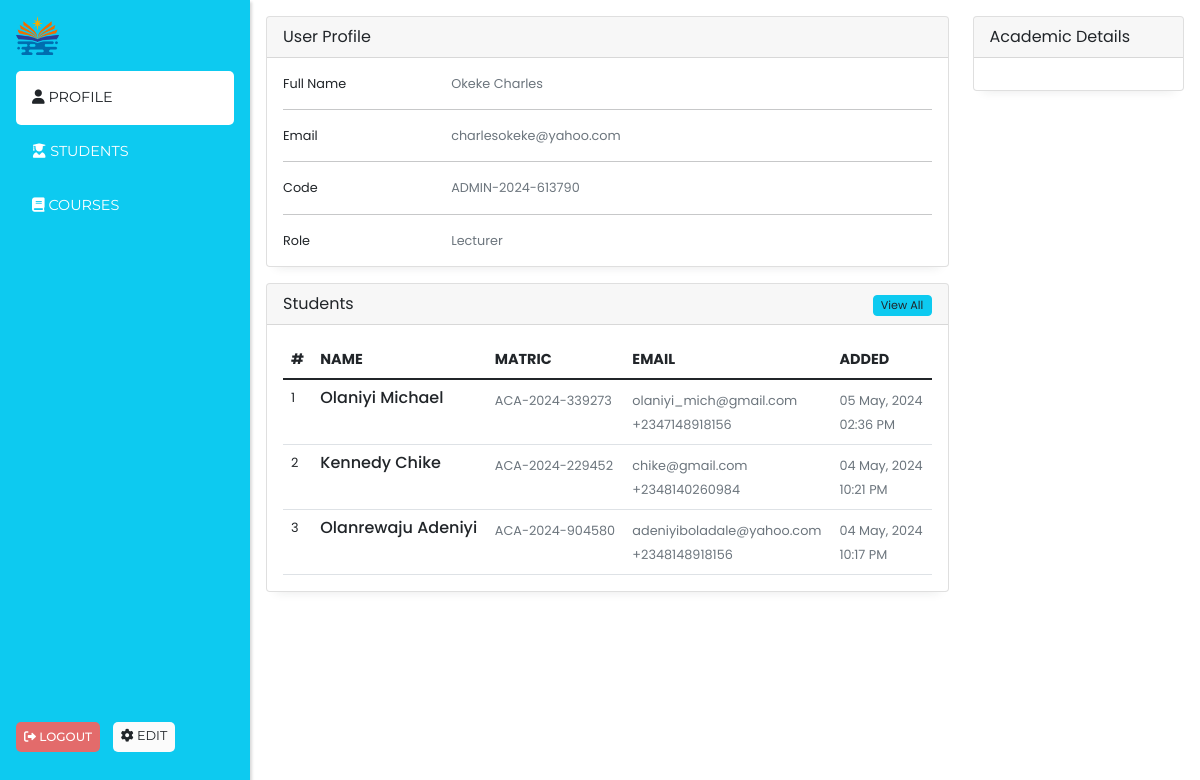
/admin_dashboard (signed in), run on the app's committed database.
### models/admin.py (models this page shows, shortened)
class Admin(db.Model, UserMixin):
    __tablename__ = "admin"
    id = db.Column(db.String(50), default=hexid, primary_key=True, index=True)
    first_name = db.Column(db.String(50), nullable=False)
    last_name = db.Column(db.String(50), nullable=False)
    active = db.Column(db.Boolean, default=True)
    adm_id = db.Column(
        db.String(50), unique=True, nullable=False, default=generate_admin_id
    )
    email = db.Column(db.String(120), unique=True, nullable=False)
    is_superadmin = db.Column(db.Boolean, default=False)
    phone_number = db.Column(db.String(50), nullable=True)
    role_id = db.Column(db.String(50), db.ForeignKey("role.id"), nullable=False)
    password = db.Column(db.Text, nullable=False)
    date_created = db.Column(db.DateTime, default=datetime.now)
    courses = db.relationship(
        "Course", cascade="all, delete", backref="lecturer", lazy=True
    )

class Role(db.Model):
    __tablename__ = "role"
    id = db.Column(db.String(50), default=hexid, primary_key=True, index=True)
    name = db.Column(db.String(255))
    admin = db.relationship("Admin", backref="role", cascade="all, delete", lazy=True)

### models/students.py (models this page shows, shortened)
class Student(db.Model, UserMixin):
    __tablename__ = "students"
    id = db.Column(db.String(50), default=hexid, primary_key=True, index=True)
    first_name = db.Column(db.String(80), nullable=False)
    last_name = db.Column(db.String(80), nullable=False)
    email = db.Column(db.String(120), unique=True, nullable=False)
    phone = db.Column(db.String(20), nullable=False)
    active = db.Column(db.Boolean, default=True)
    stud_id = db.Column(
        db.String(50),
        unique=True,
        nullable=False,
        default=code_generator(f"ACA-{datetime.now().year}-"),
    )
    gpa = db.Column(db.Float, nullable=False, default=0.00)
    password = db.Column(
        db.Text, nullable=False, default=student_default_password("academia")
    )
    changed_password = db.Column(db.Boolean, nullable=False, default=False)
    created_at = db.Column(db.DateTime, nullable=False, default=datetime.utcnow)
    registered_courses = db.relationship(
        "CourseRegistered", cascade="all, delete", backref="student", lazy=True
    )

### endpoints/admin.py (the view)
@admin.route("/admin_dashboard", methods=["GET"])
@login_required
@admin_required
def admin_dashboard():
    alert = session.pop("alert", None)
    bg_color = session.pop("bg_color", None)
    students = get_recent_students()
    return render_template(
        "admin_templates/home.html",
        alert=alert,
        bg_color=bg_color,
        admin_dashboard=True,
        students=students,
    )

### app_config.py (called while the page is built)
def create_app(config=config_object["development"]):
    app = Flask(__name__)
    app.config.from_object(config)
    cors.init_app(app)
    login_manager.init_app(app)
    db.init_app(app)
    migrate.init_app(app, db)
    @login_manager.user_loader
    def load_user(user_id):
        logged_user = Admin.query.get(user_id)
        if not logged_user:
            logged_user = Student.query.get(user_id)
        return logged_user
    @login_manager.unauthorized_handler
    def unauthorized():
        session["alert"] = "Please login to access this page"
        session["bg_color"] = "danger"
        return redirect(url_for("school.login"))
    @app.errorhandler(404)
    def page_not_found(e):
        return render_template("404.html")
    app.register_blueprint(admin_blueprint)
    app.register_blueprint(school_blueprint)
    app.register_blueprint(student_blueprint)
    return app

### models/students.py (called while the page is built)
def get_recent_students():
    students = Student.query.order_by(desc(Student.created_at)).limit(5).all()
    return [
        {
            "id": student.id,
            "first_name": student.first_name,
            "last_name": student.last_name,
            "email": student.email,
            "phone": student.phone,
            "stud_id": student.stud_id,
            "date": student.created_at.strftime("%d %b, %Y"),
            "time": student.created_at.strftime("%I:%M %p"),
        }
        for student in students
    ]

### templates/admin_templates/home.html (shortened to what this page needs)
{% extends 'admin_templates/admin_layout.html' %}
{% block content %}
<div class="row">
    <div class="col-md-9">
        <div class="card">
            <div class="card-header">
                User Profile
            </div>
            <div class="card-body">
                <div class="row">
                    <div class="col-sm-3">
                      <p class="mb-0">Full Name</p>
                    </div>
                    <div class="col-sm-9">
                      <p class="text-muted mb-0">{{current_user.last_name}} {{current_user.first_name}}</p>
                    </div>
                  </div>
                  <hr>
                  <div class="row">
                    <div class="col-sm-3">
                      <p class="mb-0">Email</p>
                    </div>
                    <div class="col-sm-9">
                      <p class="text-muted mb-0">{{current_user.email}}</p>
                    </div>
                  </div>
                  <hr>
                  <div class="row">
                    <div class="col-sm-3">
                      <p class="mb-0">Code</p>
                    </div>
                    <div class="col-sm-9">
                      <p class="text-muted mb-0">{{current_user.adm_id}}</p>
                    </div>
                  </div>
                  <hr>
                  <div class="row">
                    <div class="col-sm-3">
                      <p class="mb-0">Role</p>
                    </div>
                    <div class="col-sm-9">
                      <p class="text-muted mb-0">{{current_user.role.name.title()}} {% if current_user.is_superadmin %} &nbsp; <i class="fas fa-crown text-warning bg-dark p-1 rounded" style="font-size: .7rem;"></i> {% endif %} </p>
                    </div>
                  </div>
            </div>
        </div>
    </div>
    <div class="col-md-3 d-none d-md-block">
        <div class="card">
            <div class="card-header">
                Academic Details
            </div>
            <div class="card-body">
            </div>
        </div>
    </div>
</div>
<div class="row mt-3">
    <div class="col-md-9">
        <div class="card">
            <div class="card-header">
                <span>Students</span>
                <span class="float-end">
                    <a href="{{url_for('admin.student_quarters')}}" class="btn btn-info text-dark badge fw-normal shadow-none" style="font-size: .7rem;">View All</a>
                </span>
            </div>
            <div class="card-body">
                <div class="row">
                    <div class="col-md-12">
                        <div class="table-responsive">
                            <table class="table no-wrap user-table mb-0">
                                <thead>
                                    <tr>
                                        <th scope="col" class="border-0 text-uppercase font-medium pl-4" style="font-size: .9rem;">#</th>
                                        <th scope="col" class="border-0 text-uppercase font-medium" style="font-size: .9rem;">Name</th>
                                        <th scope="col" class="border-0 text-uppercase font-medium" style="font-size: .9rem;">Matric</th>
                                        <th scope="col" class="border-0 text-uppercase font-medium" style="font-size: .9rem;">Email</th>
                                        <th scope="col" class="border-0 text-uppercase font-medium" style="font-size: .9rem;">Added</th>
                                    </tr>
                                </thead>
                                <tbody>
                                    {% for student in students %}
                                    <tr>
                                        <td class="pl-4" style="font-size: .8rem;">{{loop.index}}</td>
                                        <td>
                                            <h5 class="font-medium mb-0" style="font-size: 1rem;">{{student.last_name}} {{student.first_name}}</h5>
                                        </td>
                                        <td>
                                            <span class="text-muted" style="font-size: .8rem;">{{student.stud_id}}</span>
                                        </td>
                                        <td>
                                            <span class="text-muted" style="font-size: .8rem;">{{student.email}}</span><br>
                                            <span class="text-muted" style="font-size: .8rem;">{{student.phone}}</span>
                                        </td>
                                        <td>
                                            <span class="text-muted" style="font-size: .8rem;">{{student.date}}</span><br>
                                            <span class="text-muted" style="font-size: .8rem;">{{student.time}}</span>
                                        </td>
                                    </tr>
                                    {% endfor %}
                                </tbody>
                            </table>
                        </div>
                    </div>
                </div>
                </div>
            </div>
        </div>
    </div>
</div>
{% endblock content %}

### templates/admin_templates/admin_layout.html (style rules this page uses)
* { margin: 0; padding: 0; box-sizing: border-box; font-family: 'Poppins', sans-serif; }
a { text-decoration: none; color: white; }

### templates/admin_templates/home.html (style rules this page uses)
.card { box-shadow: rgba(33, 35, 38, 0.1) 0px 10px 10px -10px; }
.row p { font-size: .8rem; }

### data on the page
Admin: last_name "Okeke", first_name "Charles", email "charlesokeke@yahoo.com", adm_id "ADMIN-2024-613790"
Role: role.name "Lecturer"
Student: last_name "Olaniyi", first_name "Michael", stud_id "ACA-2024-339273", email "olaniyi_mich@gmail.com", phone "+2347148918156", date "05 May, 2024", time "02:36 PM"
Student: last_name "Kennedy", first_name "Chike", stud_id "ACA-2024-229452", email "chike@gmail.com", phone "+2348140260984", date "04 May, 2024", time "10:21 PM"
Student: last_name "Olanrewaju", first_name "Adeniyi", stud_id "ACA-2024-904580", email "adeniyiboladale@yahoo.com", phone "+2348148918156", date "04 May, 2024", time "10:17 PM"
